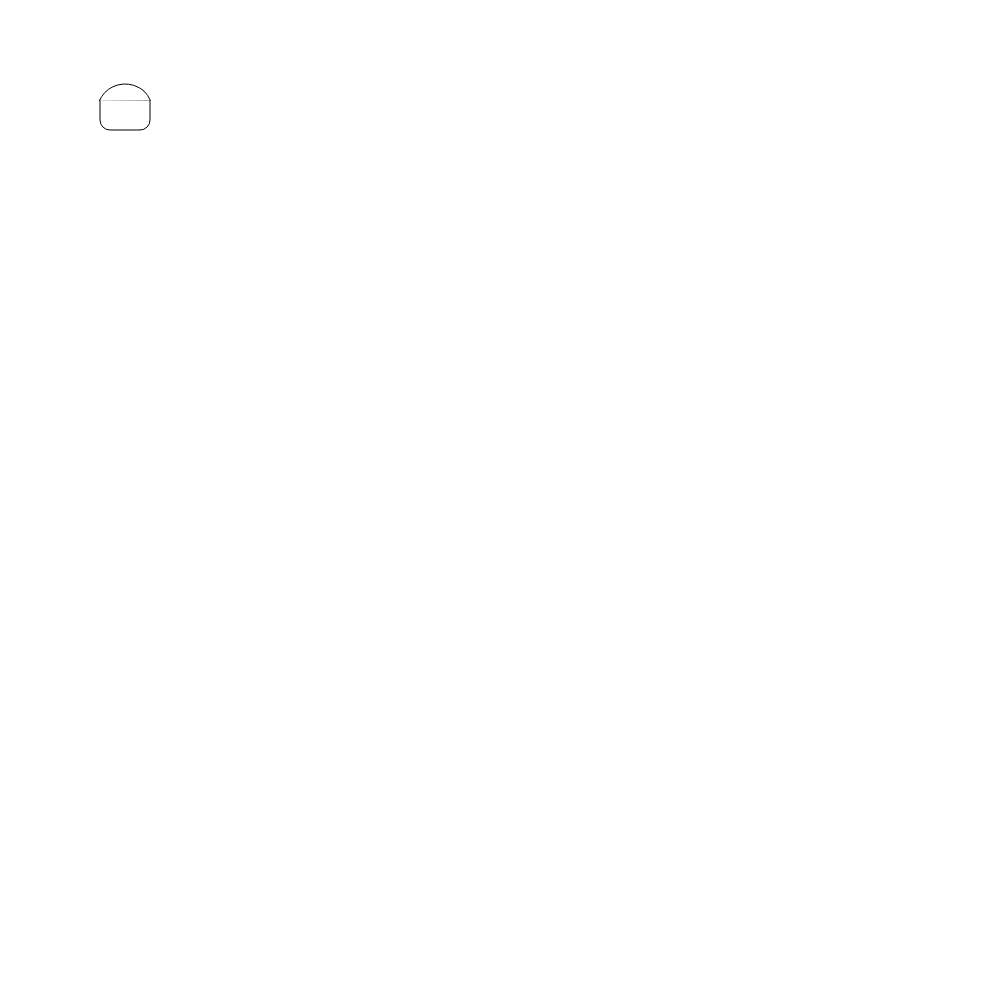
Frame 1 (no input)
Frame 60 (no input): identical to frame 1, image omitted
Frame 120 (the mouse pressed at the canvas centre since frame 60): identical to frame 1, image omitted

The p5.js sketch that drew this single still picture (run headless with seeded random() and noise() and a simulated clock; from frame 60 on, the mouse is pressed at the canvas centre):

// p5.js sketch
// ── sketch.js

var gameChar_x = 100;
var gameChar_y = 100;

function setup()
{
	createCanvas(1000, 1000);
}

function draw()
{
	background(255);

	rect(gameChar_x, gameChar_y, 50, 30, 0, 0, 10, 10);
	arc(gameChar_x+25, gameChar_y+9, 54, 50, 3.45, 5.95,  OPEN)
}
